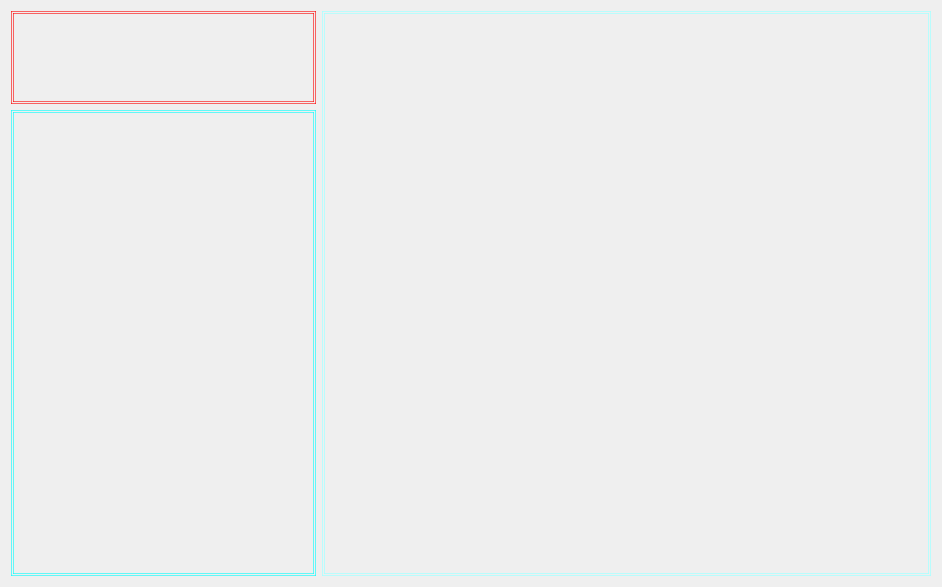
<?xml version="1.0" encoding="UTF-8"?>
<ui version="4.0">
 <class>Home</class>
 <widget class="QWidget" name="Home">
  <property name="geometry">
   <rect>
    <x>0</x>
    <y>0</y>
    <width>942</width>
    <height>587</height>
   </rect>
  </property>
  <property name="windowTitle">
   <string>Form</string>
  </property>
  <layout class="QGridLayout" name="gridLayout">
   <item row="0" column="0">
    <widget class="QWidget" name="widget" native="true">
     <property name="sizePolicy">
      <sizepolicy hsizetype="Preferred" vsizetype="Preferred">
       <horstretch>1</horstretch>
       <verstretch>1</verstretch>
      </sizepolicy>
     </property>
     <property name="styleSheet">
      <string notr="true">QWidget#widget{
border: 3px double rgba(255, 0, 0, 150);
}</string>
     </property>
    </widget>
   </item>
   <item row="0" column="1" rowspan="2">
    <widget class="QWidget" name="widget_2" native="true">
     <property name="sizePolicy">
      <sizepolicy hsizetype="Preferred" vsizetype="Preferred">
       <horstretch>2</horstretch>
       <verstretch>0</verstretch>
      </sizepolicy>
     </property>
     <property name="styleSheet">
      <string notr="true">QWidget#widget_2{
border: 3px double rgba(170, 255, 255, 200)
}</string>
     </property>
    </widget>
   </item>
   <item row="1" column="0">
    <widget class="QWidget" name="widget_3" native="true">
     <property name="sizePolicy">
      <sizepolicy hsizetype="Preferred" vsizetype="Preferred">
       <horstretch>1</horstretch>
       <verstretch>5</verstretch>
      </sizepolicy>
     </property>
     <property name="styleSheet">
      <string notr="true">QWidget#widget_3{
border: 3px double rgba(0, 255, 255, 150);
}</string>
     </property>
    </widget>
   </item>
  </layout>
 </widget>
 <resources/>
 <connections/>
</ui>
